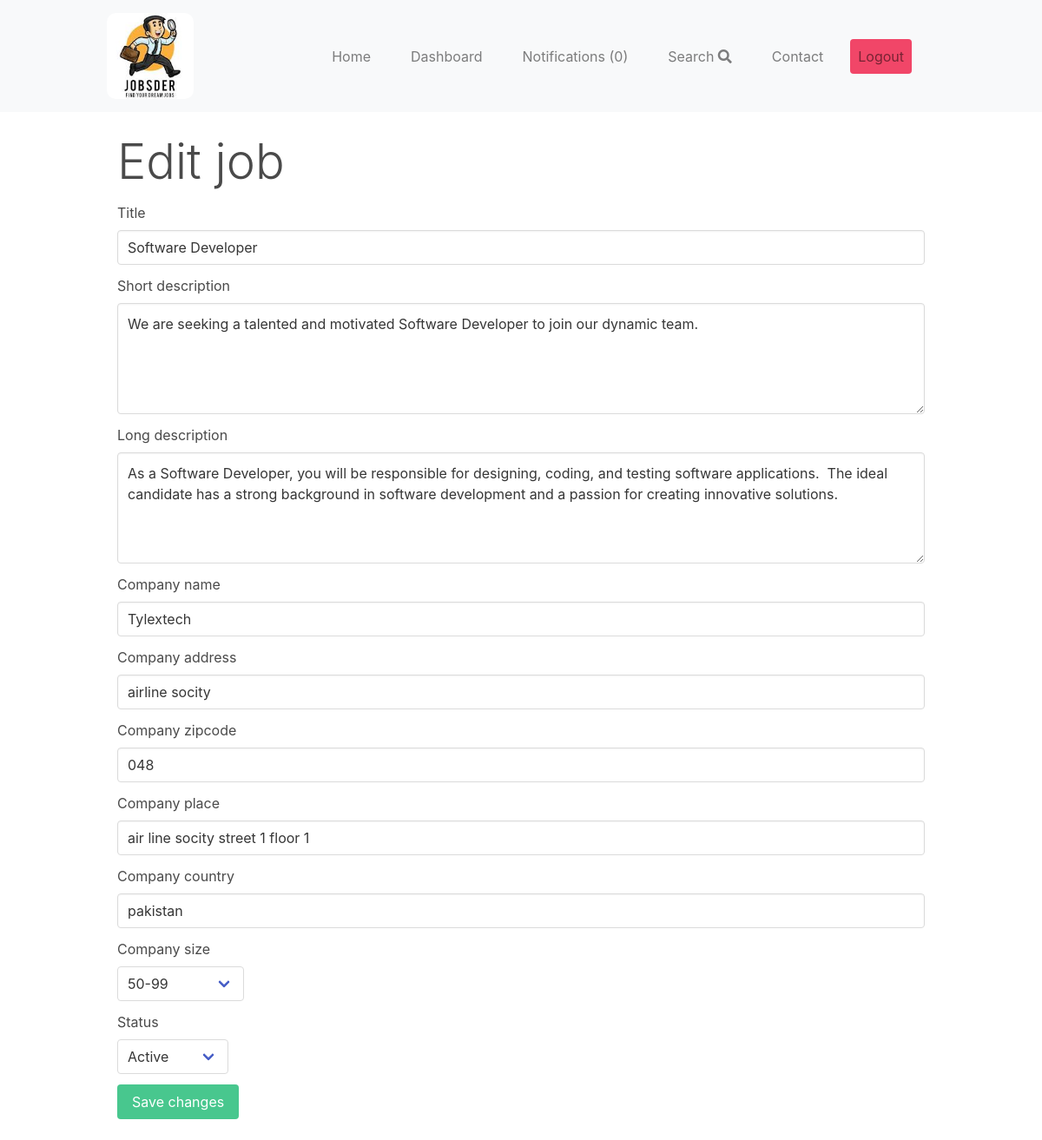
Screenshot of /jobs/14/edit/ (signed in) with the database file from the repository.
### apps/job/models.py (models this page shows, shortened)
class Job(models.Model):
    SIZE_1_9 = 'size_1-9'
    SIZE_10_49 = 'size_10-49'
    SIZE_50_99 = 'size_50-99'
    SIZE_100 = 'size_100'
    CHOICES_SIZE = (
        (SIZE_1_9, '1-9'),
        (SIZE_10_49, '10-49'),
        (SIZE_50_99, '50-99'),
        (SIZE_100, '100+'),
    )
    ACTIVE = 'active'
    EMPLOYED = 'employed'
    ARCHIVED = 'archived'
    CHOICES_STATUS = (
        (ACTIVE, 'Active'),
        (EMPLOYED, 'Employed'),
        (ARCHIVED, 'Archived')
    )
    title = models.CharField(max_length=255)
    short_description = models.TextField()
    long_description = models.TextField(blank=True, null=True)
    company_name = models.CharField(max_length=255 , default='Tylextech')
    company_address = models.CharField(max_length=255, blank=True, null=True)
    company_zipcode = models.CharField(max_length=255, blank=True, null=True)
    company_place = models.CharField(max_length=255, blank=True, null=True)
    company_country = models.CharField(max_length=255, blank=True, null=True)
    company_size = models.CharField(max_length=20, choices=CHOICES_SIZE, default=SIZE_1_9)
    created_by = models.ForeignKey(User, related_name='jobs', on_delete=models.CASCADE)
    created_at = models.DateTimeField(auto_now_add=True)
    changed_at = models.DateTimeField(auto_now=True)
    status = models.CharField(max_length=20, choices=CHOICES_STATUS, default=ACTIVE)

### apps/job/views.py (the view)
# urls.py: path('<int:job_id>/edit/', edit_job, name='edit_job'),
@login_required
def edit_job(request, job_id):
    job = get_object_or_404(Job, pk=job_id, created_by=request.user)
    if request.method == 'POST':
        form = AddJobForm(request.POST, instance=job)
        if form.is_valid():
            job = form.save(commit=False)
            job.status = request.POST.get('status')
            job.save()
            return redirect('dashboard')
    else:
        form = AddJobForm(instance=job)
    return render(request, 'job/edit_job.html', {'form': form, 'job': job})

### apps/job/form.py
class AddJobForm(forms.ModelForm):
    class Meta:
        model = Job
        fields = ['title', 'short_description', 'long_description', 'company_name', 'company_address',
                  'company_zipcode', 'company_place', 'company_country', 'company_size',]

### apps/notification/context_processors.py (called while the page is built)
def notifications(request):
    if request.user.is_authenticated:
        return {'notifications': request.user.notifications.filter(is_read=False)}
    else:
        return {'notifications': []}

### apps/job/templates/job/edit_job.html (shortened to what this page needs)
{% extends 'core/base.html' %}
{% block content %}
    <div id="edit-job-app" class="my-5">
        <h1 class="display-4 mb-3">Edit job</h1>
        <form v-on:submit="validateForm" method="post" action=".">
            <div class="field">
                <label>Title</label>
                <div class="control">
                    <input class="input" type="text" name="title" id="id_title" v-model="title">
                </div>
            </div>
            <div class="field">
                <label>Short description</label>
                <div class="control">
                    <textarea class="textarea" name="short_description" id="id_short_description" v-model="short_description"></textarea>
                </div>
            </div>
            <div class="field">
                <label>Long description</label>
                <div class="control">
                    <textarea class="textarea" name="long_description" id="id_long_description">{% if job.long_description %}{{ job.long_description }}{% endif %}</textarea>
                </div>
            </div>
            <div class="field">
                <label>Company name</label>
                <div class="control">
                    <input class="input" type="text" name="company_name" id="id_company_name" v-model="company_name">
                </div>
            </div>
            <div class="field">
                <label>Company address</label>
                <div class="control">
                    <input class="input" type="text" name="company_address" id="id_company_address" value="{% if job.company_address %}{{ job.company_address }}{% endif %}">
                </div>
            </div>
            <div class="field">
                <label>Company zipcode</label>
                <div class="control">
                    <input class="input" type="text" name="company_zipcode" id="id_company_zipcode" value="{% if job.company_zipcode %}{{ job.company_zipcode }}{% endif %}">
                </div>
            </div>
            <div class="field">
                <label>Company place</label>
                <div class="control">
                    <input class="input" type="text" name="company_place" id="id_company_place" value="{% if job.company_place %}{{ job.company_place }}{% endif %}">
                </div>
            </div>
            <div class="field">
                <label>Company country</label>
                <div class="control">
                    <input class="input" type="text" name="company_country" id="id_company_country" value="{% if job.company_country %}{{ job.company_country }}{% endif %}">
                </div>
            </div>
            <div class="field">
                <label>Company size</label>
                <div class="control">
                    <div class="select">
                        <select name="company_size" v-model="company_size">
                            <option value="size_50-99">50-99</option>
                        </select>
                    </div>
                </div>
            </div>
            <div class="field">
                <label>Status</label>
                <div class="control">
                    <div class="select">
                        <select name="status">
                            <option value="active"{% if job.status == 'active' %} selected{% endif %}>Active</option>
                        </select>
                    </div>
                </div>
            </div>
            <div class="field">
                <div class="control">
                    <button class="button is-success form-button" type="submit">Save changes</button>
                </div>
            </div>
        </form>
    </div>
{% endblock %}

### apps/job/templates/job/edit_job.html (style rules this page uses)
.form-button { background-color: #28a745; color: #fff; transition: background-color 0.3s ease; }

### rows the page displays
Job: long_description "As a Software Developer, you will be responsible for designing, coding, and testing software applications. The ideal candidate has a strong background in software development and a passion for creating innovative solutions.", company_address "airline socity", company_zipcode "048", company_place "air line socity street 1 floor 1", company_country "pakistan", status "Active"

### other values shown
{{ notifications.count }} "0"
